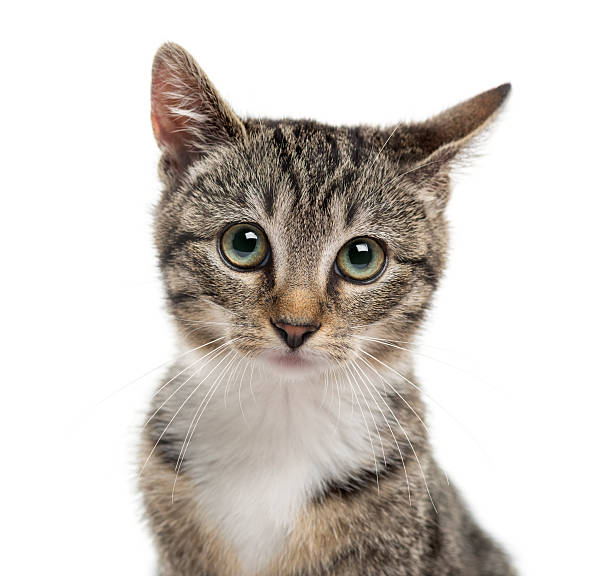
#> input picture ISR/Ass5 2DfeatureExtraction/cat2.jpg, 612 x 576 px
$ jupyter execute Assignment_5.ipynb
#> lines starting #> are read from the running program, lines starting #| are printed output that depends on the picture
[cell 1]
# conda create -n cv python=3.10 -y
# conda activate cv
# conda install -c conda-forge numpy matplotlib opencv -y
# conda install -y ipykernel
# python -m ipykernel install --user --name cv --display-name "Python (cv)"
# conda install -y notebook
# jupyter notebook


import cv2
import numpy as np
import matplotlib.pyplot as plt

[cell 2]
image_path = "cat2.jpg"  # Change path as needed
img = cv2.imread(image_path)
#> img is the input picture: shape (576, 612, 3); mean B, G, R 200.9, 206.1, 211.7

if img is None:
    print("Error: Image not found!")
    exit()

[cell 3]
plt.imshow(cv2.cvtColor(img, cv2.COLOR_BGR2RGB))
plt.title("Original Image")
plt.axis("off")
plt.show()

[cell 4]
img_rgb = cv2.cvtColor(img, cv2.COLOR_BGR2RGB)

[cell 5]
colors = ('r', 'g', 'b')
plt.figure(figsize=(8, 5))
for i, col in enumerate(colors):
    hist = cv2.calcHist([img], [i], None, [256], [0, 256])
    plt.plot(hist, color=col, linewidth=1.5)

plt.title("Color Histogram (Feature Representation)")
plt.xlabel("Pixel Intensity")
plt.ylabel("Frequency")
plt.grid(False)
plt.tight_layout()
plt.show()
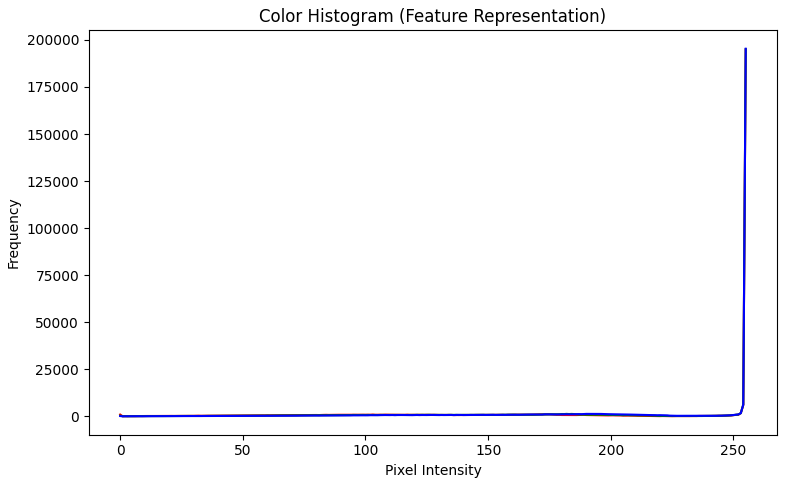
#> figure drawn by matplotlib, 1 panel; curve peaks at x = 255, y = 194958; curve peaks at x = 255, y = 195046; curve peaks at x = 255, y = 195316

[cell 6]
mean_colors = cv2.mean(img)[:3]
#> mean_colors = (200.9, 206.1, 211.7)
print("Mean Color Values:")
print(f" Red: {mean_colors[2]:.2f}")
#|  Red: 211.74
print(f" Green: {mean_colors[1]:.2f}")
#|  Green: 206.08
print(f" Blue: {mean_colors[0]:.2f}")
#|  Blue: 200.89


$ run again, with ISR/Ass5 2DfeatureExtraction/cat1.jpg copied over ISR/Ass5 2DfeatureExtraction/cat2.jpg
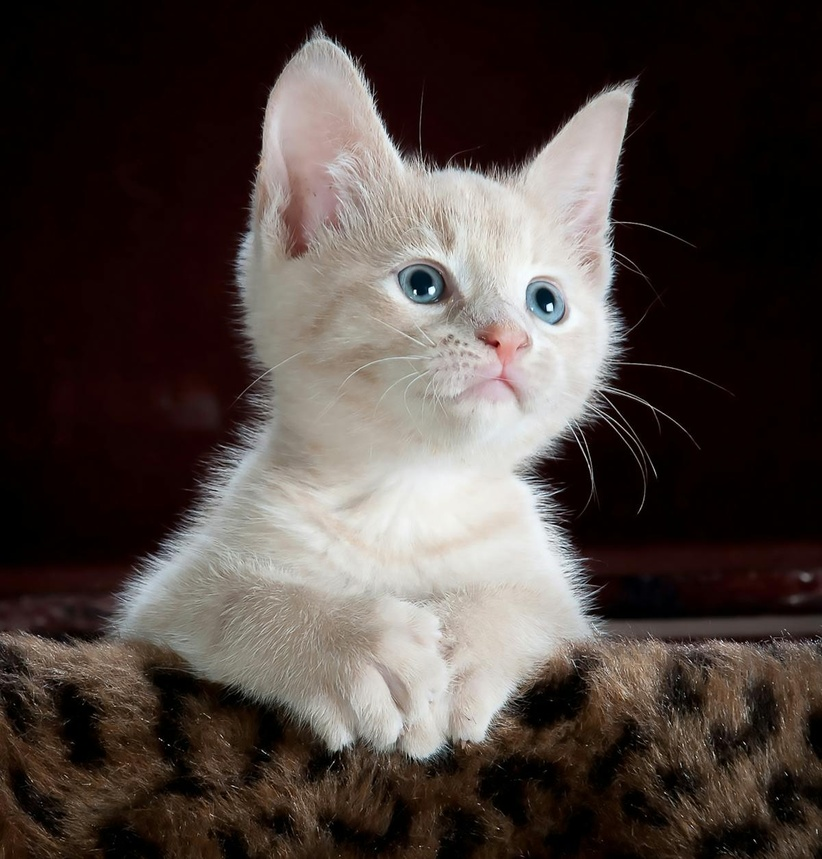
#> input picture ISR/Ass5 2DfeatureExtraction/cat1.jpg, 822 x 859 px, shrunk from 1200 x 1254 before the run
#> img is the input picture: shape (859, 822, 3); mean B, G, R 63, 67.1, 77.1
#> `plt.show()`:
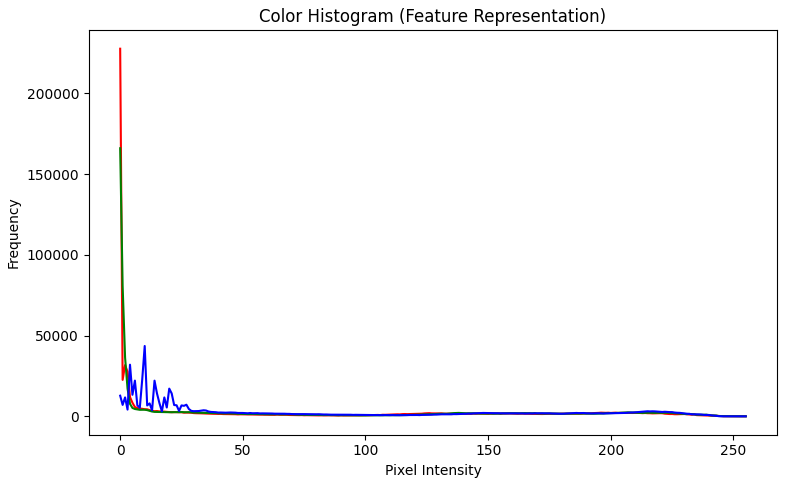
#> figure drawn by matplotlib, 1 panel; curve peaks at x = 0, y = 227632; curve peaks at x = 0, y = 166006; curve peaks at x = 10, y = 43561
#> mean_colors = (63.02, 67.1, 77.12)
#|  Red: 77.12
#|  Green: 67.10
#|  Blue: 63.02

$ run again, with ISR/Ass5 2DfeatureExtraction/apple.jpg copied over ISR/Ass5 2DfeatureExtraction/cat2.jpg
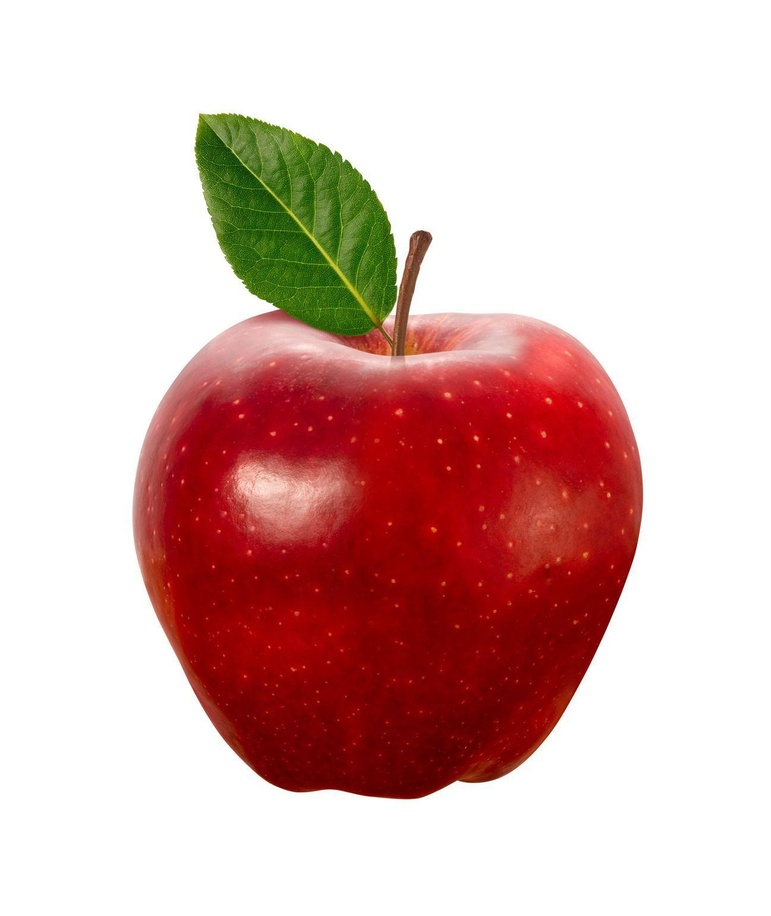
#> input picture ISR/Ass5 2DfeatureExtraction/apple.jpg, 771 x 916 px, shrunk from 1297 x 1541 before the run
#> img is the input picture: shape (916, 771, 3); mean B, G, R 180.7, 184.6, 219.3
#> `plt.show()`:
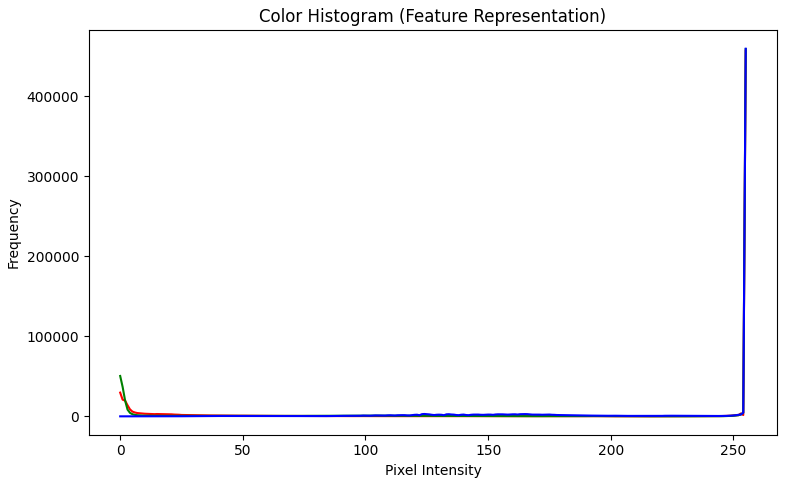
#> figure drawn by matplotlib, 1 panel; curve peaks at x = 255, y = 457143; curve peaks at x = 255, y = 459260; curve peaks at x = 255, y = 459654
#> mean_colors = (180.7, 184.6, 219.3)
#|  Red: 219.26
#|  Green: 184.57
#|  Blue: 180.73

$ run again, with ISR/Ass5 2DfeatureExtraction/bottle.jpg copied over ISR/Ass5 2DfeatureExtraction/cat2.jpg
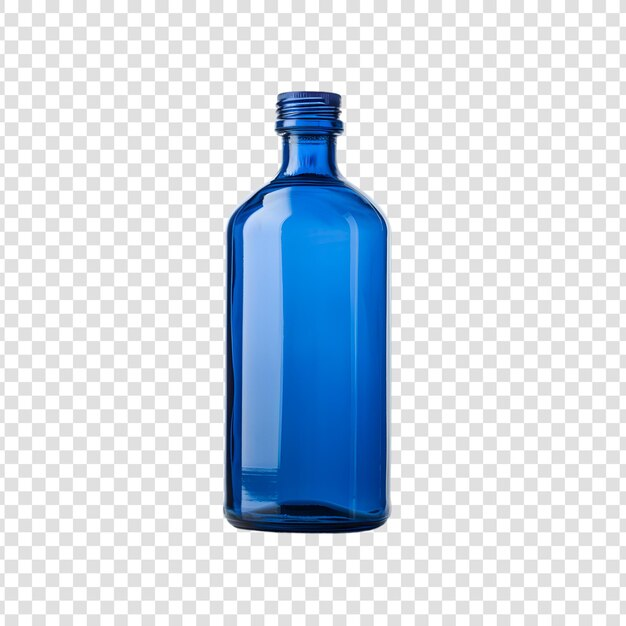
#> input picture ISR/Ass5 2DfeatureExtraction/bottle.jpg, 626 x 626 px
#> img is the input picture: shape (626, 626, 3); mean B, G, R 230.2, 218.3, 207
#> `plt.show()`:
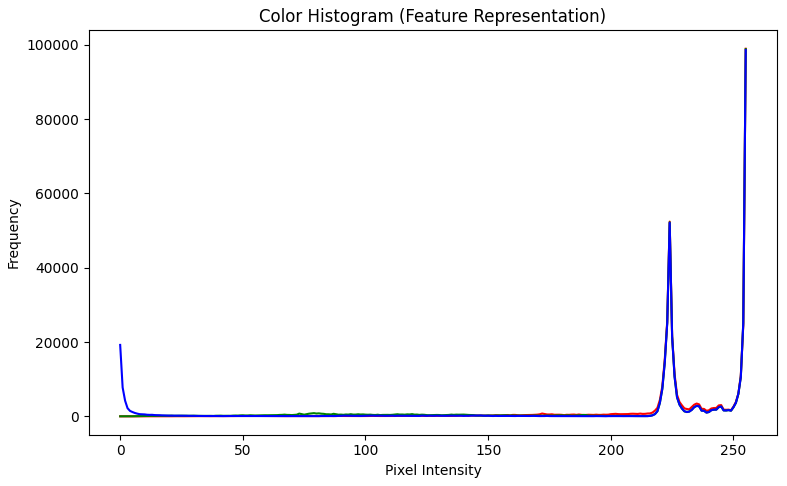
#> figure drawn by matplotlib, 1 panel; curve peaks at x = 255, y = 98966; curve peaks at x = 255, y = 98861; curve peaks at x = 255, y = 98601
#> mean_colors = (230.2, 218.3, 207)
#|  Red: 207.04
#|  Green: 218.29
#|  Blue: 230.15
